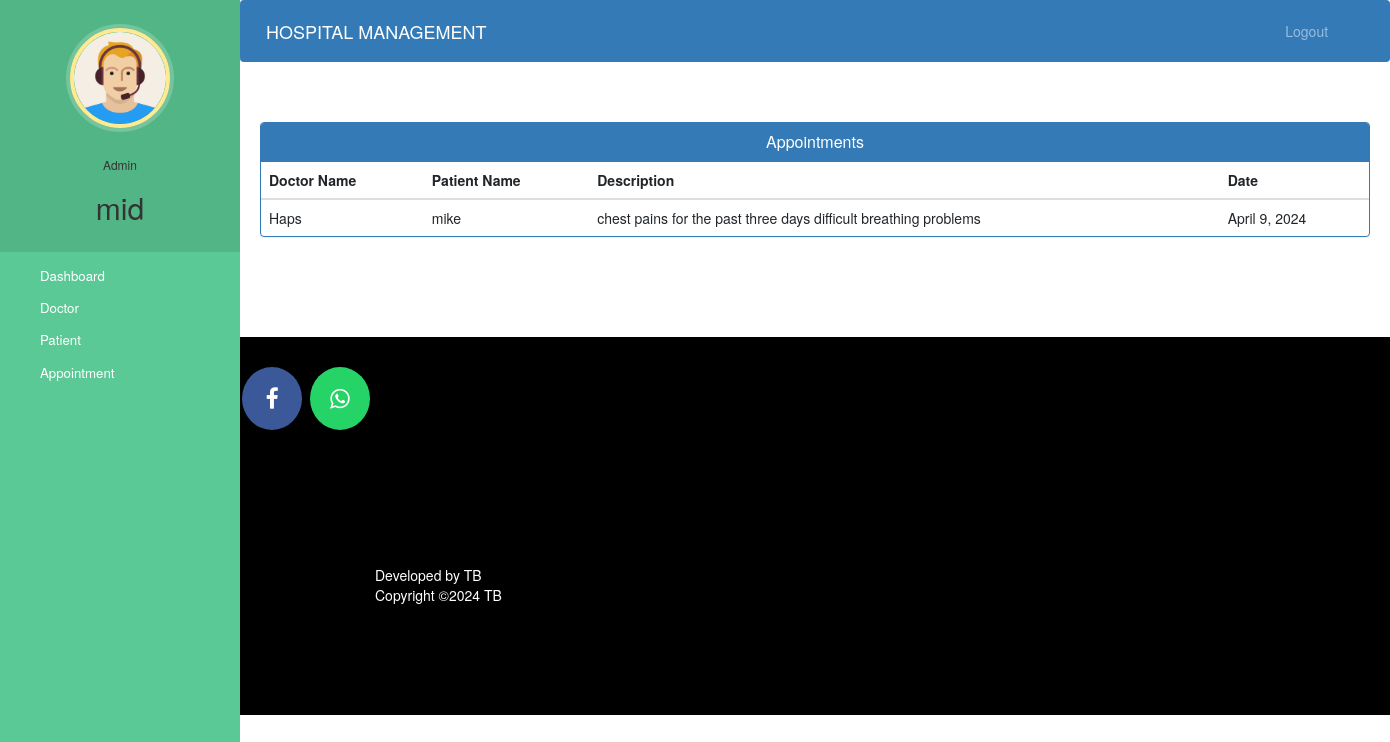
/admin-view-appointment (signed in), run on the app's committed database.
### hospital/models.py (models this page shows)
class Appointment(models.Model):
    patientId=models.PositiveIntegerField(null=True)
    doctorId=models.PositiveIntegerField(null=True)
    patientName=models.CharField(max_length=40,null=True)
    doctorName=models.CharField(max_length=40,null=True)
    appointmentDate=models.DateField(auto_now=True)
    description=models.TextField(max_length=500)
    status=models.BooleanField(default=False)

### hospital/views.py (the view)
# urls.py: path('admin-view-appointment', views.admin_view_appointment_view,name='admin-view-appointment'),
@login_required(login_url='adminlogin')
@user_passes_test(is_admin)
def admin_view_appointment_view(request):
    appointments=models.Appointment.objects.all().filter(status=True)
    return render(request,'hospital/admin_view_appointment.html',{'appointments':appointments})

### hospital/views.py (called while the page is built)
def is_admin(user):
    return user.groups.filter(name='ADMIN').exists()

### templates/hospital/admin_view_appointment.html (shortened to what this page needs)
{% extends 'hospital/admin_base.html' %}
{% block content %}
<head>
  <link href="//netdna.bootstrapcdn.com/bootstrap/3.0.0/css/bootstrap.min.css" rel="stylesheet" id="bootstrap-css">
</head>
<div class="container">
  <div class="panel panel-primary">
    <div class="panel-heading">
      <h6 class="panel-title">Appointments</h6>
    </div>
    <table class="table table-hover" id="dev-table">
      <thead>
        <tr>
          <th>Doctor Name</th>
          <th>Patient Name</th>
          <th>Description</th>
          <th>Date</th>
        </tr>
      </thead>
      {% for a in appointments %}
      <tr>
        <td> {{a.doctorName}}</td>
        <td>{{a.patientName}}</td>
        <td>{{a.description}}</td>
        <td>{{a.appointmentDate}}</td>
      </tr>
      {% endfor %}
    </table>
  </div>
</div>
{% endblock content %}

### templates/hospital/admin_base.html (shortened to what this page needs)
<!DOCTYPE html>
{% load static %}
<html lang="en">
<head>
  <link rel="stylesheet" href="https://stackpath.bootstrapcdn.com/bootstrap/4.3.1/css/bootstrap.min.css">
  <link rel="stylesheet" href="https://maxcdn.bootstrapcdn.com/font-awesome/4.7.0/css/font-awesome.min.css">
  <link rel="stylesheet" href="{% static '/style.css' %}">
</head>
<body>
  <nav class="menu" tabindex="0">
    <header class="avatar">
      <img src="{% static "images/adminpropic.png" %}" />
      <br><br>
      <h6>Admin</h6>
      <h2>{{request.user.first_name}}</h2>
    </header>
    <ul>
      <li tabindex="0" class="icon-dashboard"> <a style="color:white; text-decoration:none;" href="/admin-dashboard"><span>Dashboard</span></a> </li>
      <li tabindex="0" class="icon-customers"> <a style="color:white; text-decoration:none;" href="/admin-doctor"><span>Doctor</span></a></li>
      <li tabindex="0" class="icon-users"> <a style="color:white; text-decoration:none;" href="/admin-patient"><span>Patient</span></a></li>
      <li tabindex="0" class="icon-calendar"> <a style="color:white; text-decoration:none;" href="/admin-appointment"><span>Appointment</span></a></li>
    </ul>
  </nav>
  <main>
    <div class="bs-example">
      <nav class="navbar navbar-expand-md  navbar-dark fixed-top" style="background:#337AB7;">
        <a href="/admin-dashboard" class="navbar-brand">HOSPITAL MANAGEMENT</a>
        <div class="collapse navbar-collapse justify-content-between" id="navbarCollapse">
          <div class="navbar-nav" style=" margin-left: 90%;">
            <a href="/logout" class="nav-item nav-link">Logout</a>
          </div>
        </div>
      </nav>
    </div>
    <br><br>
    {% block content %}
    {% endblock content %}
    <br><br><br><br>
    <footer>
      <p>
        <a id="ftr" href="https://facebook.com/tino.biningu/" class="fa fa-facebook"></a>
        <a id="ftr" href="https://api.whatsapp.com/send?phone=+263780601210&text=Hello%20Tino.%0d%0aHow%20are%20you%20%3f%0d%0aI%20came%20from%20your%20website.&source=&data=#" class="fa fa-whatsapp"></a>
      </p>
      <br>
      <div class="container">
        <div class="row">
          <div class="col-md-12 col-sm-12">
            <div style="color:#ffffff;" class="wow fadeInUp footer-copyright">
              <p>Developed by TB <br>
                Copyright &copy;2024 TB </p>
            </div>
          </div>
        </div>
      </div>
    </footer>
  </main>
</body>
</html>

### static/style.css (style rules this page uses)
body { padding-left: 240px; }
main { position: relative; height: 100vh; }
.menu { background: #5bc995; height: 100vh; width: 240px; position: fixed; top: 0px; left: 0; z-index: 5; outline: none; }
.menu .avatar { background: rgba(0, 0, 0, 0.1); padding: 2em 0.5em; text-align: center; }
.menu .avatar img { width: 100px; border-radius: 50%; overflow: hidden; border: 4px solid #ffea92; box-shadow: 0 0 0 4px rgba(255, 255, 255, 0.2); }
.menu .avatar h2 { font-weight: normal; margin-bottom: 0; }
.menu ul { list-style: none; padding: 0.5em 0; margin: 0; }
.menu ul li { padding: 0.5em 1em 0.5em 3em; font-size: 0.95em; font-weight: regular; background-repeat: no-repeat; background-position: left 15px center; background-size: auto 20px; transition: all 0.15s linear; cursor: pointer; }
.menu ul li.icon-dashboard { background-image: url("http://www.entypo.com/images//gauge.svg"); }
.menu ul li.icon-customers { background-image: url("http://www.entypo.com/images//briefcase.svg"); }
.menu ul li.icon-users { background-image: url("http://www.entypo.com/images//users.svg"); }
.menu ul li.icon-calendar { background-image: url("http://www.entypo.com/images//calendar.svg"); }

### templates/hospital/admin_base.html (style rules this page uses)
a:link { text-decoration: none; }
a { color: white; }
footer { padding: 0px 0px 0px 0px; background-color: black; margin: 0px; }
#ftr { padding: 20px; }
.fa { font-size: 23px; width: 60px; text-align: center; text-decoration: none; margin: 5px 2px; border-radius: 50%; }
.fa-facebook { background: #3B5998; color: white; margin-top: 30px; }
.fa-whatsapp { background: #25d366; color: white; }
body { padding-left: 240px; }
main { position: relative; height: 100vh; }
.menu { background: #5bc995; height: 100vh; width: 240px; position: fixed; top: 0px; left: 0; z-index: 5; outline: none; }
.menu .avatar { background: rgba(0, 0, 0, 0.1); padding: 2em 0.5em; text-align: center; }
.menu .avatar img { width: 100px; border-radius: 50%; overflow: hidden; border: 4px solid #ffea92; box-shadow: 0 0 0 4px rgba(255, 255, 255, 0.2); }
.menu .avatar h2 { font-weight: normal; margin-bottom: 0; }
.menu ul { list-style: none; padding: 0.5em 0; margin: 0; }
.menu ul li { padding: 0.5em 1em 0.5em 3em; font-size: 0.95em; font-weight: regular; background-repeat: no-repeat; background-position: left 15px center; background-size: auto 20px; transition: all 0.15s linear; cursor: pointer; }
.menu ul li.icon-dashboard { background-image: url("http://www.entypo.com/images//gauge.svg"); }
.menu ul li.icon-customers { background-image: url("http://www.entypo.com/images//briefcase.svg"); }
.menu ul li.icon-users { background-image: url("http://www.entypo.com/images//users.svg"); }
.menu ul li.icon-calendar { background-image: url("http://www.entypo.com/images//calendar.svg"); }

### templates/hospital/admin_view_appointment.html (style rules this page uses)
a:link { text-decoration: none; }
h6 { text-align: center; }
.row { margin: 100px; }

### data on the page
Appointment: doctorName "Haps", patientName "mike", description "chest pains for the past three days difficult breathing problems", appointmentDate "April 9, 2024"

### other printed values
{{ request.user.first_name }} "mid"
